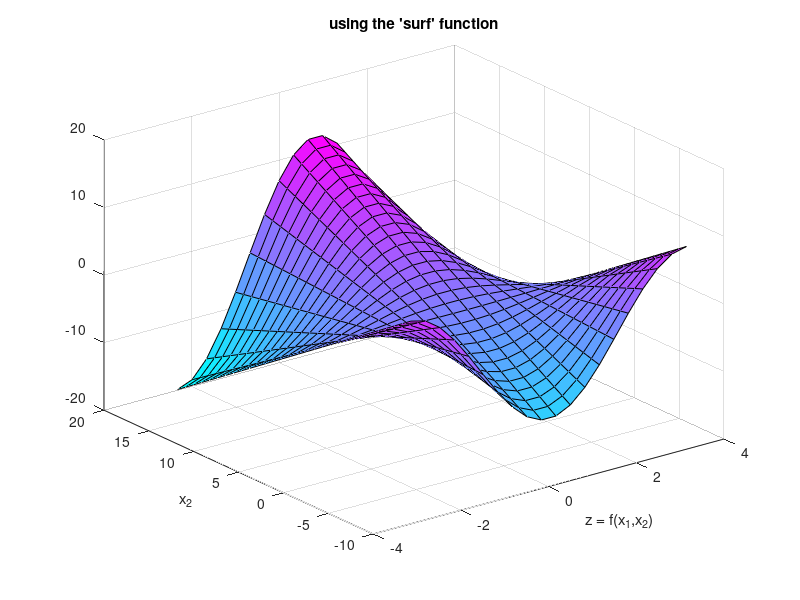

Write MATLAB code to recreate this figure.
x1=linspace(-pi,pi,20);
x2=linspace(-10,16,30);
 
%call meshgrid to create cartesian
[X1,X2]=meshgrid(x1,x2);
 
%evaluate the function at these X1,X2
z=cos(X1).*X2;

figure
surf(X1,X2,z)
xlabel('x_1')
ylabel('x_2')
xlabel('z = f(x_1,x_2)')
grid on
title('using the ''surf'' function')

colormap cool